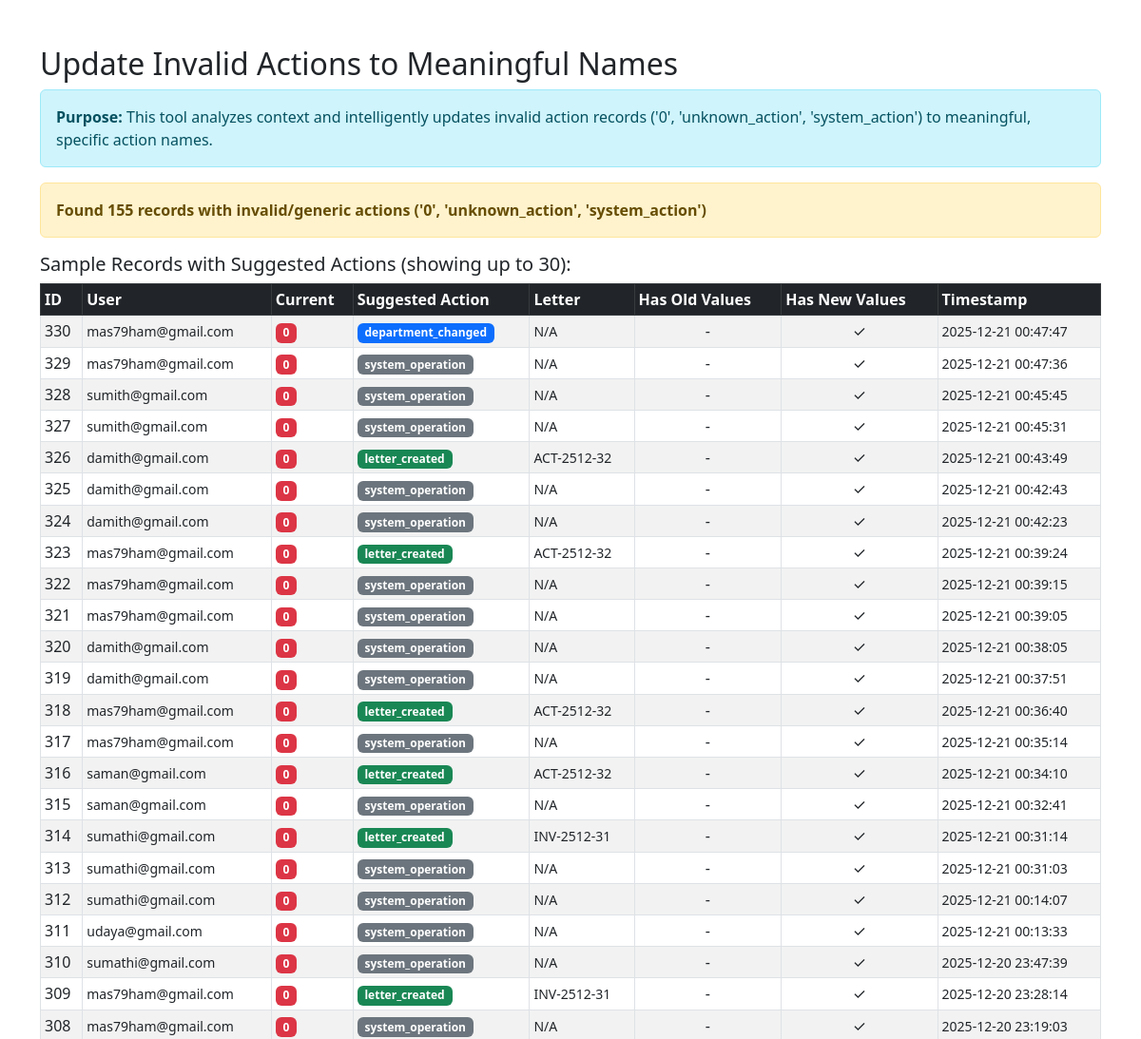
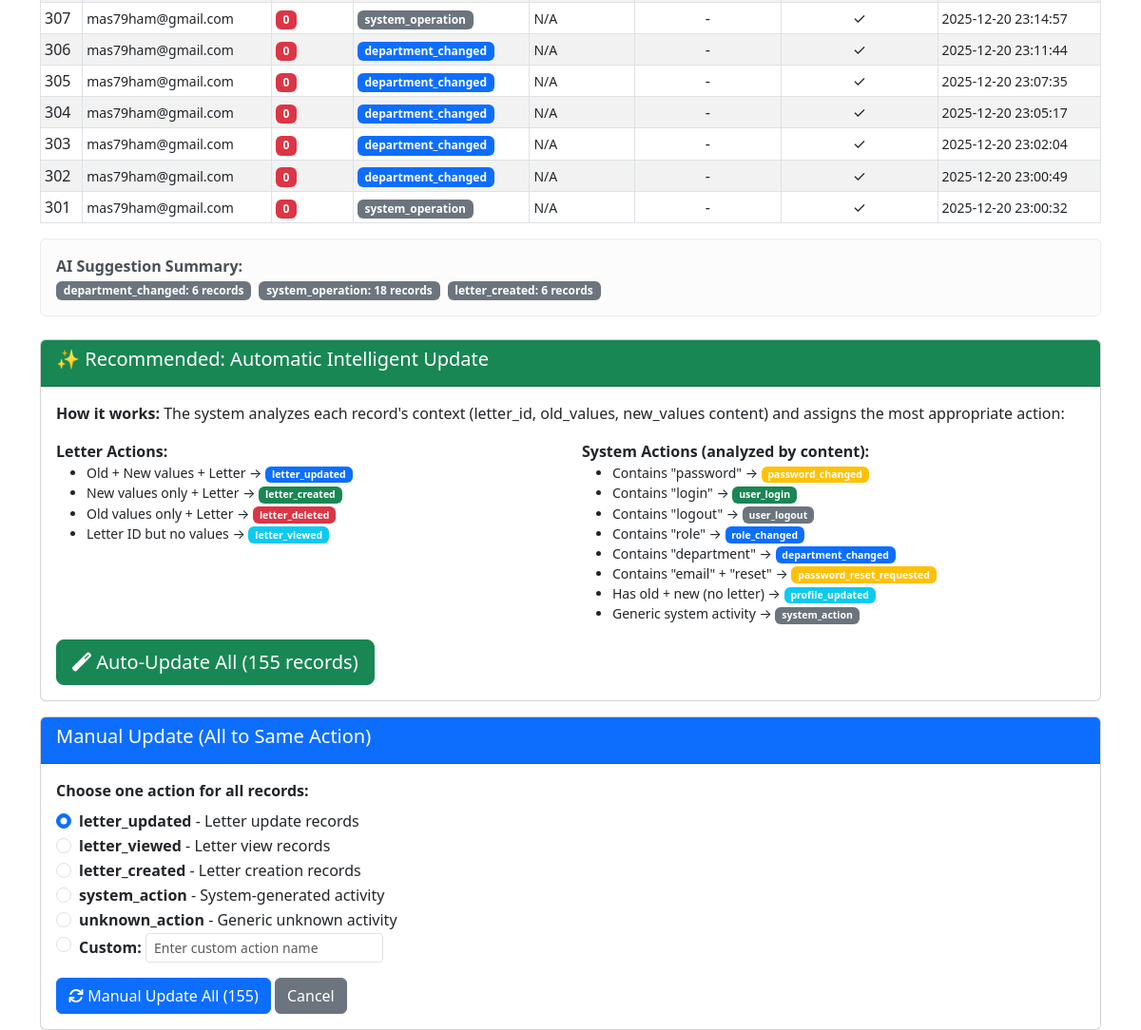
Page /office_letter/src/update_zero_actions.php on the committed database (2 pictures, top to bottom).
### tables this page shows
CREATE TABLE `activitylog` (
  `id` int(11) NOT NULL,
  `user_id` int(11) DEFAULT NULL,
  `action` varchar(50) DEFAULT NULL,
  `letter_id` int(11) DEFAULT NULL,
  `old_values` longtext DEFAULT NULL CHECK (json_valid(`old_values`)),
  `new_values` longtext DEFAULT NULL CHECK (json_valid(`new_values`)),
  `ip_address` varchar(45) DEFAULT NULL,
  `user_agent` text DEFAULT NULL,
  `timestamp` datetime DEFAULT NULL
);

CREATE TABLE `users` (
  `id` int(11) NOT NULL,
  `username` varchar(50) DEFAULT NULL,
  `password` varchar(255) DEFAULT NULL,
  `last_login` datetime DEFAULT NULL COMMENT 'Last login timestamp',
  `employee_id` int(11) DEFAULT NULL,
  `role` varchar(50) DEFAULT NULL,
  `email` varchar(255) NOT NULL,
  `created_at` timestamp NOT NULL DEFAULT current_timestamp(),
  `approved` tinyint(1) DEFAULT 0 COMMENT 'Account approval status: 0=pending, 1=approved',
  `approved_by` int(11) DEFAULT NULL COMMENT 'User ID who approved this account',
  `approved_at` timestamp NULL DEFAULT NULL COMMENT 'When account was approved',
  `created_by` int(11) DEFAULT NULL COMMENT 'User ID who created this account'
);

CREATE TABLE `letter` (
  `id` int(11) NOT NULL,
  `subject` varchar(255) DEFAULT NULL,
  `content` text DEFAULT NULL,
  `attachment_filename` varchar(255) DEFAULT NULL,
  `attachment_path` varchar(500) DEFAULT NULL,
  `attachment_uploaded_at` timestamp NULL DEFAULT NULL,
  `sender` varchar(255) DEFAULT NULL,
  `receiver` varchar(255) DEFAULT NULL,
  `recipient_organization` varchar(255) DEFAULT NULL COMMENT 'Organization receiving the letter (for outgoing letters)',
  `recipient_person` varchar(255) DEFAULT NULL COMMENT 'Person receiving the letter (for outgoing letters)',
  `reference_letter_number` varchar(100) DEFAULT NULL COMMENT 'Reference to incoming letter if this is a reply',
  `method_id` int(11) DEFAULT NULL,
  `date_received` date DEFAULT NULL,
  `date_sent` date DEFAULT NULL,
  `department_id` int(11) DEFAULT NULL,
  `employee_id` int(11) DEFAULT NULL COMMENT 'Assigned subject officer',
  `letter_number` varchar(20) DEFAULT NULL,
  `letter_direction` enum('incoming','outgoing_institution','outgoing_officer') DEFAULT 'incoming' COMMENT 'Letter direction: incoming, outgoing from institution, or outgoing from officer',
  `status_id` int(11) DEFAULT NULL,
  `notes` text DEFAULT NULL COMMENT 'Instructions/notes for assignment or sending',
  `assigned_by` int(11) DEFAULT NULL COMMENT 'User who assigned this letter',
  `assigned_at` timestamp NULL DEFAULT NULL COMMENT 'When letter was assigned',
  `processed_by` int(11) DEFAULT NULL COMMENT 'Department head who processed',
  `processed_at` timestamp NULL DEFAULT NULL COMMENT 'When processed by dept head',
  `completed_by` int(11) DEFAULT NULL COMMENT 'Institution head who completed',
  `completed_at` timestamp NULL DEFAULT NULL COMMENT 'When marked as completed',
  `letter_type` enum('incoming','outgoing') DEFAULT 'incoming' COMMENT 'Type of letter: incoming (received) or outgoing (sending)'
);

### office_letter/src/update_zero_actions.php (the view, shortened to what this page needs)
<?php
require_once '../config/db.php';
$result = $conn->query($check_sql);
echo "<!DOCTYPE html>
<html>
<head>
    <title>Update Action '0' - Database Maintenance</title>
    <link rel=\"stylesheet\" href=\"https://cdn.jsdelivr.net/npm/bootstrap@5.3.0/dist/css/bootstrap.min.css\">
</head>
<body>
<div class=\"container mt-5\">
    <h2>Update Invalid Actions to Meaningful Names</h2>
    <div class=\"alert alert-info\">
        <strong>Purpose:</strong> This tool analyzes context and intelligently updates invalid action records ('0', 'unknown_action', 'system_action') to meaningful, specific action names.
    </div>";
if ($result && $result->num_rows > 0) {
    $total_count_result = $conn->query("SELECT COUNT(*) as total FROM activitylog WHERE action = '0' OR action = 'unknown_action' OR action = 'system_action'");
    $total_count = $total_count_result->fetch_assoc()['total'];
    echo "<div class=\"alert alert-warning\">
            <strong>Found {$total_count} records with invalid/generic actions ('0', 'unknown_action', 'system_action')</strong>
          </div>";
    echo "<h5>Sample Records with Suggested Actions (showing up to 30):</h5>";
    echo "<table class=\"table table-bordered table-striped table-sm\">
            <thead class=\"table-dark\">
                <tr>
                    <th>ID</th>
                    <th>User</th>
                    <th>Current</th>
                    <th>Suggested Action</th>
                    <th>Letter</th>
                    <th>Has Old Values</th>
                    <th>Has New Values</th>
                    <th>Timestamp</th>
                </tr>
            </thead>
            <tbody>";
    $suggestions_count = [];
    while ($row = $result->fetch_assoc()) {
        $has_old = $row['old_values'] ? '✓' : '-';
        $has_new = $row['new_values'] ? '✓' : '-';
        $suggested = $row['suggested_action'];
        if (!isset($suggestions_count[$suggested])) {
            $suggestions_count[$suggested] = 0;
        }
        $suggestions_count[$suggested]++;
        $badge_colors = [
            'letter_updated' => 'primary',
            'letter_created' => 'success',
            'letter_deleted' => 'danger',
            'letter_viewed' => 'info',
            'password_changed' => 'warning',
            'user_login' => 'success',
            'user_logout' => 'secondary',
            'role_changed' => 'primary',
            'department_changed' => 'primary',
            'employee_updated' => 'info',
            'user_updated' => 'info',
            'system_operation' => 'secondary',
            'password_reset_requested' => 'warning',
            'profile_updated' => 'info',
            'system_action' => 'secondary',
            'unknown_action' => 'dark'
        ];
        $badge_color = $badge_colors[$suggested] ?? 'warning';
        echo "<tr>
                <td>{$row['id']}</td>
                <td><small>" . htmlspecialchars($row['username']) . "</small></td>
                <td><span class=\"badge bg-danger\">" . htmlspecialchars($row['action']) . "</span></td>
                <td><span class=\"badge bg-{$badge_color}\">{$suggested}</span></td>
                <td><small>" . htmlspecialchars($row['letter_number'] ?: 'N/A') . "</small></td>
                <td class=\"text-center\">{$has_old}</td>
                <td class=\"text-center\">{$has_new}</td>
                <td><small>{$row['timestamp']}</small></td>
              </tr>";
    }
    echo "</tbody></table>";
    if (!empty($suggestions_count)) {
        echo "<div class=\"alert alert-light\">
                <strong>AI Suggestion Summary:</strong><br>";
        foreach ($suggestions_count as $action => $count) {
            echo "<span class=\"badge bg-secondary me-2\">{$action}: {$count} records</span>";
        }
        echo "</div>";
    }
    echo "<div class=\"card mt-4\">
            <div class=\"card-header bg-success text-white\">
                <h5>✨ Recommended: Automatic Intelligent Update</h5>
            </div>
            <div class=\"card-body\">
                <form method=\"post\" action=\"\" onsubmit=\"return confirm('This will automatically analyze and update {$total_count} records based on their context. Continue?');\">
                    <p class=\"mb-3\">
                        <strong>How it works:</strong> The system analyzes each record's context (letter_id, old_values, new_values content) and assigns the most appropriate action:
                    </p>
                    <div class=\"row\">
                        <div class=\"col-md-6\">
                            <strong>Letter Actions:</strong>
                            <ul class=\"small mb-3\">
                                <li>Old + New values + Letter → <span class=\"badge bg-primary\">letter_updated</span></li>
                                <li>New values only + Letter → <span class=\"badge bg-success\">letter_created</span></li>
                                <li>Old values only + Letter → <span class=\"badge bg-danger\">letter_deleted</span></li>
                                <li>Letter ID but no values → <span class=\"badge bg-info\">letter_viewed</span></li>
                            </ul>
                        </div>
                        <div class=\"col-md-6\">
                            <strong>System Actions (analyzed by content):</strong>
                            <ul class=\"small mb-3\">
                                <li>Contains \"password\" → <span class=\"badge bg-warning\">password_changed</span></li>
                                <li>Contains \"login\" → <span class=\"badge bg-success\">user_login</span></li>
                                <li>Contains \"logout\" → <span class=\"badge bg-secondary\">user_logout</span></li>
                                <li>Contains \"role\" → <span class=\"badge bg-primary\">role_changed</span></li>
                                <li>Contains \"department\" → <span class=\"badge bg-primary\">department_changed</span></li>
                                <li>Contains \"email\" + \"reset\" → <span class=\"badge bg-warning\">password_reset_requested</span></li>
                                <li>Has old + new (no letter) → <span class=\"badge bg-info\">profile_updated</span></li>
                                <li>Generic system activity → <span class=\"badge bg-secondary\">system_action</span></li>
                            </ul>
                        </div>
                    </div>
                    <button type=\"submit\" name=\"execute_update\" class=\"btn btn-success btn-lg\">
                        <i class=\"fas fa-magic\"></i> Auto-Update All ({$total_count} records)
                    </button>
                </form>
            </div>
        </div>
        <div class=\"card mt-3\">
            <div class=\"card-header bg-primary text-white\">
                <h5>Manual Update (All to Same Action)</h5>
            </div>
            <div class=\"card-body\">
                <form method=\"post\" action=\"\" onsubmit=\"return confirm('Update all {$total_count} records to the same action?');\">
                    <div class=\"mb-3\">
                        <label class=\"form-label\"><strong>Choose one action for all records:</strong></label>
                        <div class=\"form-check\">
                            <input class=\"form-check-input\" type=\"radio\" name=\"new_action\" id=\"updated\" value=\"letter_updated\" checked>
                            <label class=\"form-check-label\" for=\"updated\">
                                <strong>letter_updated</strong> - Letter update records
                            </label>
                        </div>
                        <div class=\"form-check\">
                            <input class=\"form-check-input\" type=\"radio\" name=\"new_action\" id=\"viewed\" value=\"letter_viewed\">
                            <label class=\"form-check-label\" for=\"viewed\">
                                <strong>letter_viewed</strong> - Letter view records
                            </label>
                        </div>
                        <div class=\"form-check\">
                            <input class=\"form-check-input\" type=\"radio\" name=\"new_action\" id=\"created\" value=\"letter_created\">
                            <label class=\"form-check-label\" for=\"created\">
                                <strong>letter_created</strong> - Letter creation records
                            </label>
                        </div>
                        <div class=\"form-check\">
                            <input class=\"form-check-input\" type=\"radio\" name=\"new_action\" id=\"system\" value=\"system_action\">
                            <label class=\"form-check-label\" for=\"system\">
                                <strong>system_action</strong> - System-generated activity
                            </label>
                        </div>
                        <div class=\"form-check\">
                            <input class=\"form-check-input\" type=\"radio\" name=\"new_action\" id=\"unknown\" value=\"unknown_action\">
                            <label class=\"form-check-label\" for=\"unknown\">
                                <strong>unknown_action</strong> - Generic unknown activity
                            </label>
                        </div>
                        <div class=\"form-check\">
                            <input class=\"form-check-input\" type=\"radio\" name=\"new_action\" id=\"custom\" value=\"custom\">
                            <label class=\"form-check-label\" for=\"custom\">
                                <strong>Custom:</strong>
                                <input type=\"text\" name=\"custom_action\" class=\"form-control form-control-sm d-inline-block\" style=\"width: 250px;\" placeholder=\"Enter custom action name\">
                            </label>
                        </div>
                    </div>
                    <button type=\"submit\" name=\"execute_update\" class=\"btn btn-primary\">
                        <i class=\"fas fa-sync\"></i> Manual Update All ({$total_count})
                    </button>
                    <a href=\"user_activity_summary.php\" class=\"btn btn-secondary\">Cancel</a>
                </form>
            </div>
        </div>";
} else {
    echo "<div class=\"alert alert-success\">
            <strong>Great!</strong> No records found with invalid actions ('0', 'unknown_action', 'system_action') in the database.
          </div>
          <a href=\"user_activity_summary.php\" class=\"btn btn-primary\">Back to Activity Summary</a>";
}
echo "</div>
<script src=\"https://cdn.jsdelivr.net/npm/bootstrap@5.3.0/dist/js/bootstrap.bundle.min.js\"></script>
<link rel=\"stylesheet\" href=\"https://cdnjs.cloudflare.com/ajax/libs/font-awesome/6.4.0/css/all.min.css\">
</body>
</html>";
?>

### rows in the picture
activitylog: id "330", user.username "mas79ham@gmail.com", action "0", suggested "department_changed", letter_number "N/A", old_values "-", new_values "✓", timestamp "2025-12-21 00:47:47"
activitylog: id "329", user.username "mas79ham@gmail.com", action "0", suggested "system_operation", letter_number "N/A", old_values "-", new_values "✓", timestamp "2025-12-21 00:47:36"
activitylog: id "328", user.username "sumith@gmail.com", action "0", suggested "system_operation", letter_number "N/A", old_values "-", new_values "✓", timestamp "2025-12-21 00:45:45"
activitylog: id "327", user.username "sumith@gmail.com", action "0", suggested "system_operation", letter_number "N/A", old_values "-", new_values "✓", timestamp "2025-12-21 00:45:31"
activitylog: id "326", user.username "damith@gmail.com", action "0", suggested "letter_created", letter.letter_number "ACT-2512-32", old_values "-", new_values "✓", timestamp "2025-12-21 00:43:49"
activitylog: id "325", user.username "damith@gmail.com", action "0", suggested "system_operation", letter_number "N/A", old_values "-", new_values "✓", timestamp "2025-12-21 00:42:43"
activitylog: id "324", user.username "damith@gmail.com", action "0", suggested "system_operation", letter_number "N/A", old_values "-", new_values "✓", timestamp "2025-12-21 00:42:23"
activitylog: id "323", user.username "mas79ham@gmail.com", action "0", suggested "letter_created", letter.letter_number "ACT-2512-32", old_values "-", new_values "✓", timestamp "2025-12-21 00:39:24"
activitylog: id "322", user.username "mas79ham@gmail.com", action "0", suggested "system_operation", letter_number "N/A", old_values "-", new_values "✓", timestamp "2025-12-21 00:39:15"
activitylog: id "321", user.username "mas79ham@gmail.com", action "0", suggested "system_operation", letter_number "N/A", old_values "-", new_values "✓", timestamp "2025-12-21 00:39:05"
activitylog: id "320", user.username "damith@gmail.com", action "0", suggested "system_operation", letter_number "N/A", old_values "-", new_values "✓", timestamp "2025-12-21 00:38:05"
activitylog: id "319", user.username "damith@gmail.com", action "0", suggested "system_operation", letter_number "N/A", old_values "-", new_values "✓", timestamp "2025-12-21 00:37:51"
activitylog: id "318", user.username "mas79ham@gmail.com", action "0", suggested "letter_created", letter.letter_number "ACT-2512-32", old_values "-", new_values "✓", timestamp "2025-12-21 00:36:40"
activitylog: id "317", user.username "mas79ham@gmail.com", action "0", suggested "system_operation", letter_number "N/A", old_values "-", new_values "✓", timestamp "2025-12-21 00:35:14"
activitylog: id "316", user.username "saman@gmail.com", action "0", suggested "letter_created", letter.letter_number "ACT-2512-32", old_values "-", new_values "✓", timestamp "2025-12-21 00:34:10"
activitylog: id "315", user.username "saman@gmail.com", action "0", suggested "system_operation", letter_number "N/A", old_values "-", new_values "✓", timestamp "2025-12-21 00:32:41"
activitylog: id "314", user.username "sumathi@gmail.com", action "0", suggested "letter_created", letter.letter_number "INV-2512-31", old_values "-", new_values "✓", timestamp "2025-12-21 00:31:14"
activitylog: id "313", user.username "sumathi@gmail.com", action "0", suggested "system_operation", letter_number "N/A", old_values "-", new_values "✓", timestamp "2025-12-21 00:31:03"
activitylog: id "312", user.username "sumathi@gmail.com", action "0", suggested "system_operation", letter_number "N/A", old_values "-", new_values "✓", timestamp "2025-12-21 00:14:07"
activitylog: id "311", user.username "udaya@gmail.com", action "0", suggested "system_operation", letter_number "N/A", old_values "-", new_values "✓", timestamp "2025-12-21 00:13:33"
activitylog: id "310", user.username "sumathi@gmail.com", action "0", suggested "system_operation", letter_number "N/A", old_values "-", new_values "✓", timestamp "2025-12-20 23:47:39"
activitylog: id "309", user.username "mas79ham@gmail.com", action "0", suggested "letter_created", letter.letter_number "INV-2512-31", old_values "-", new_values "✓", timestamp "2025-12-20 23:28:14"
activitylog: id "308", user.username "mas79ham@gmail.com", action "0", suggested "system_operation", letter_number "N/A", old_values "-", new_values "✓", timestamp "2025-12-20 23:19:03"
activitylog: id "307", user.username "mas79ham@gmail.com", action "0", suggested "system_operation", letter_number "N/A", old_values "-", new_values "✓", timestamp "2025-12-20 23:14:57"
activitylog: id "306", user.username "mas79ham@gmail.com", action "0", suggested "department_changed", letter_number "N/A", old_values "-", new_values "✓", timestamp "2025-12-20 23:11:44"
activitylog: id "305", user.username "mas79ham@gmail.com", action "0", suggested "department_changed", letter_number "N/A", old_values "-", new_values "✓", timestamp "2025-12-20 23:07:35"
activitylog: id "304", user.username "mas79ham@gmail.com", action "0", suggested "department_changed", letter_number "N/A", old_values "-", new_values "✓", timestamp "2025-12-20 23:05:17"
activitylog: id "303", user.username "mas79ham@gmail.com", action "0", suggested "department_changed", letter_number "N/A", old_values "-", new_values "✓", timestamp "2025-12-20 23:02:04"
activitylog: id "302", user.username "mas79ham@gmail.com", action "0", suggested "department_changed", letter_number "N/A", old_values "-", new_values "✓", timestamp "2025-12-20 23:00:49"
activitylog: id "301", user.username "mas79ham@gmail.com", action "0", suggested "system_operation", letter_number "N/A", old_values "-", new_values "✓", timestamp "2025-12-20 23:00:32"

### other values in the picture
$total_count "155"
$action "department_changed"
$count "6"
$action "system_operation"
$count "18"
$action "letter_created"
